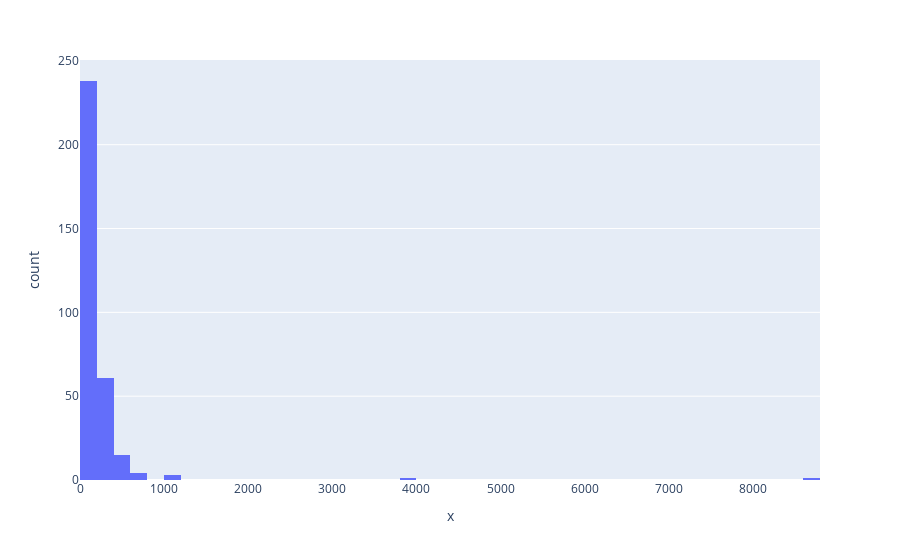

Notebook source saved alongside this figure:
### Markdown cell above
### 3.1. Resampling by day ('D')

### Code cell
%%time
plot_histogram_transactions('FETCH', 'D')

### Figure 1 — Plotly figure (JSON) as saved in the notebook; plotly's stock layout.template omitted (floating-point values rounded to 4 significant figures; data arrays with more than 128 entries replaced by an {"elided": "..."} marker saying what was removed)
{"data": [{"alignmentgroup": "True", "bingroup": "x", "hovertemplate": "x=%{x}<br>count=%{y}<extra></extra>", "legendgroup": "", "marker": {"color": "#636efa"}, "name": "", "offsetgroup": "", "orientation": "v", "showlegend": false, "type": "histogram", "x": {"elided": "323 int values"}, "xaxis": "x", "yaxis": "y"}], "layout": {"autosize": true, "barmode": "relative", "legend": {"tracegroupgap": 0}, "margin": {"t": 60}, "xaxis": {"anchor": "y", "autorange": true, "domain": [0, 1], "range": [-0.5, 8800.0], "title": {"text": "x"}, "type": "linear"}, "yaxis": {"anchor": "x", "autorange": true, "domain": [0, 1], "range": [0, 250.5], "title": {"text": "count"}}}}
